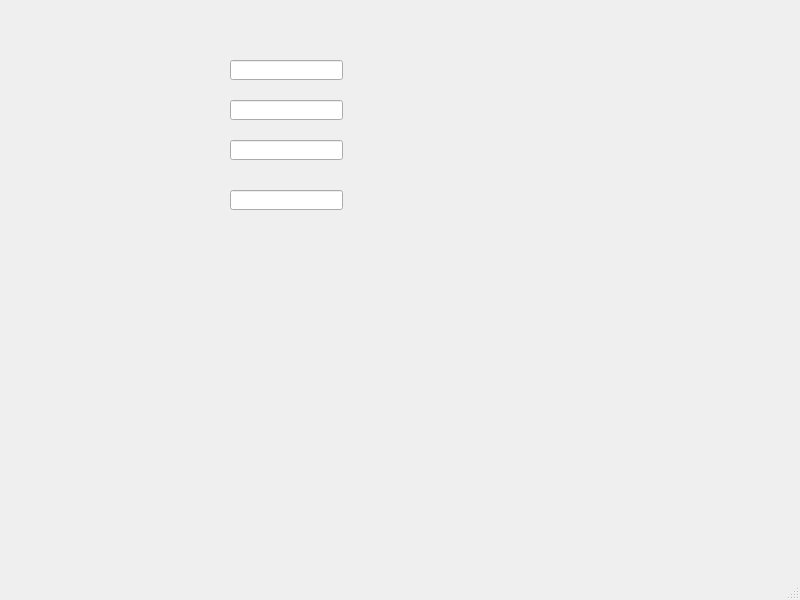
<?xml version="1.0" encoding="UTF-8"?>
<ui version="4.0">
 <class>MainWindow</class>
 <widget class="QMainWindow" name="MainWindow">
  <property name="geometry">
   <rect>
    <x>0</x>
    <y>0</y>
    <width>800</width>
    <height>600</height>
   </rect>
  </property>
  <property name="windowTitle">
   <string>MainWindow</string>
  </property>
  <widget class="QWidget" name="centralwidget">
   <widget class="QLineEdit" name="lineEdit">
    <property name="geometry">
     <rect>
      <x>230</x>
      <y>60</y>
      <width>113</width>
      <height>20</height>
     </rect>
    </property>
   </widget>
   <widget class="QLineEdit" name="lineEdit_2">
    <property name="geometry">
     <rect>
      <x>230</x>
      <y>100</y>
      <width>113</width>
      <height>20</height>
     </rect>
    </property>
   </widget>
   <widget class="QLineEdit" name="lineEdit_3">
    <property name="geometry">
     <rect>
      <x>230</x>
      <y>140</y>
      <width>113</width>
      <height>20</height>
     </rect>
    </property>
   </widget>
   <widget class="QLineEdit" name="lineEdit_4">
    <property name="geometry">
     <rect>
      <x>230</x>
      <y>190</y>
      <width>113</width>
      <height>20</height>
     </rect>
    </property>
   </widget>
  </widget>
  <widget class="QMenuBar" name="menubar">
   <property name="geometry">
    <rect>
     <x>0</x>
     <y>0</y>
     <width>800</width>
     <height>23</height>
    </rect>
   </property>
  </widget>
  <widget class="QStatusBar" name="statusbar"/>
 </widget>
 <tabstops>
  <tabstop>lineEdit_4</tabstop>
  <tabstop>lineEdit</tabstop>
  <tabstop>lineEdit_2</tabstop>
  <tabstop>lineEdit_3</tabstop>
 </tabstops>
 <resources/>
 <connections/>
</ui>
